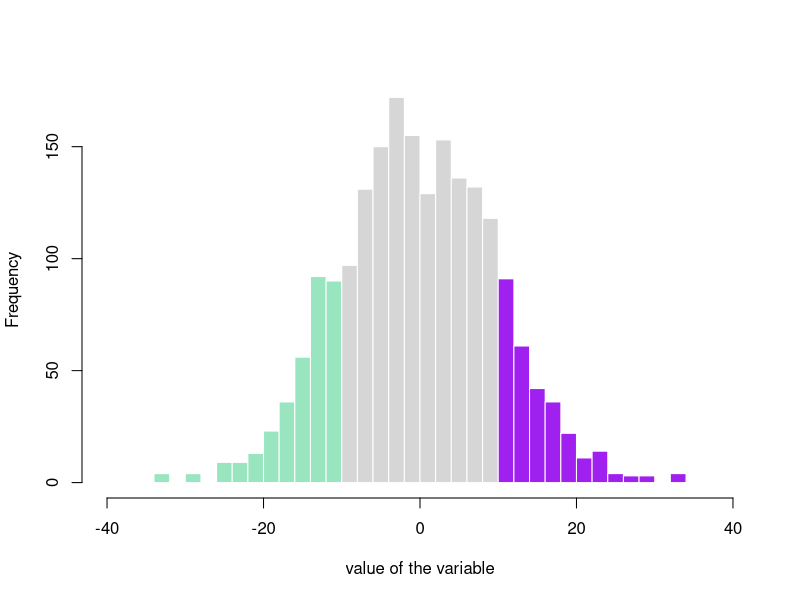
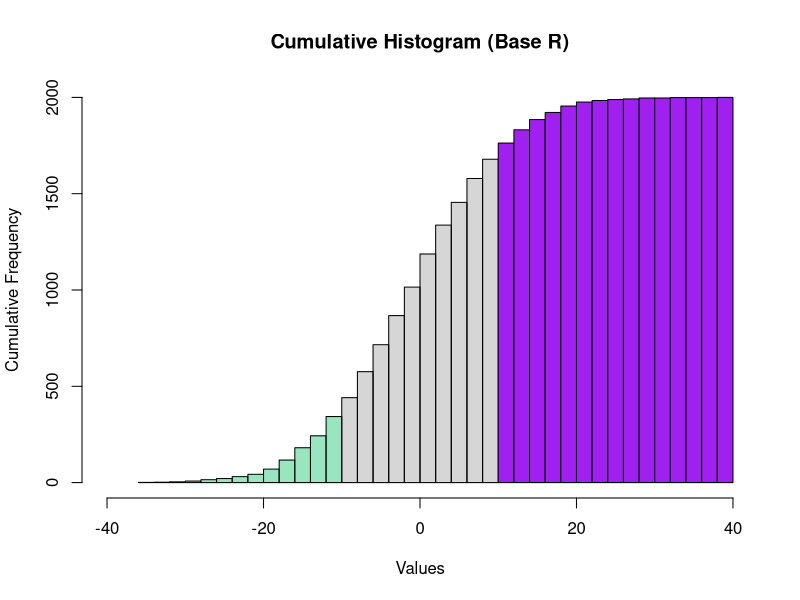

The R source for these figures, in order:
## ---- chunk 1
# Create data
# data_values <- rnorm(100)
data_values <- rnorm(2000, 0 , 10)

# Calculate histogram, but do not draw it
my_hist <- hist(data_values , breaks=40  , plot=F)

# Color vector
my_color <-
  ifelse(my_hist$breaks < -10, rgb(0.2,0.8,0.5,0.5) ,
    ifelse (
      my_hist$breaks >=10, "purple",
      rgb(0.2,0.2,0.2,0.2) ))

# Final plot
plot(my_hist, col=my_color , border=F , main="" , xlab="value of the variable", xlim=c(-40,40) )

## ---- chunk 2

data_values <- rnorm(2000, 0 , 10)
# hist(data_values, col = "lightblue")

# 2. Compute the initial histogram without plotting it

hist_object <- hist(data_values, breaks=40, plot = FALSE)

my_color <-
  ifelse(hist_object$breaks < -10, rgb(0.2,0.8,0.5,0.5) ,
    ifelse (
      hist_object$breaks >=10, "purple",
      rgb(0.2,0.2,0.2,0.2) ))

# 3. Replace the standard bin counts with cumulative counts
hist_object$counts <- cumsum(hist_object$counts)

# 4. Plot the cumulative histogram
plot(hist_object,
     main = "Cumulative Histogram (Base R)",
     xlab = "Values",
     xlim = c(-40, 40),
     ylab = "Cumulative Frequency",
     col =  my_color)
